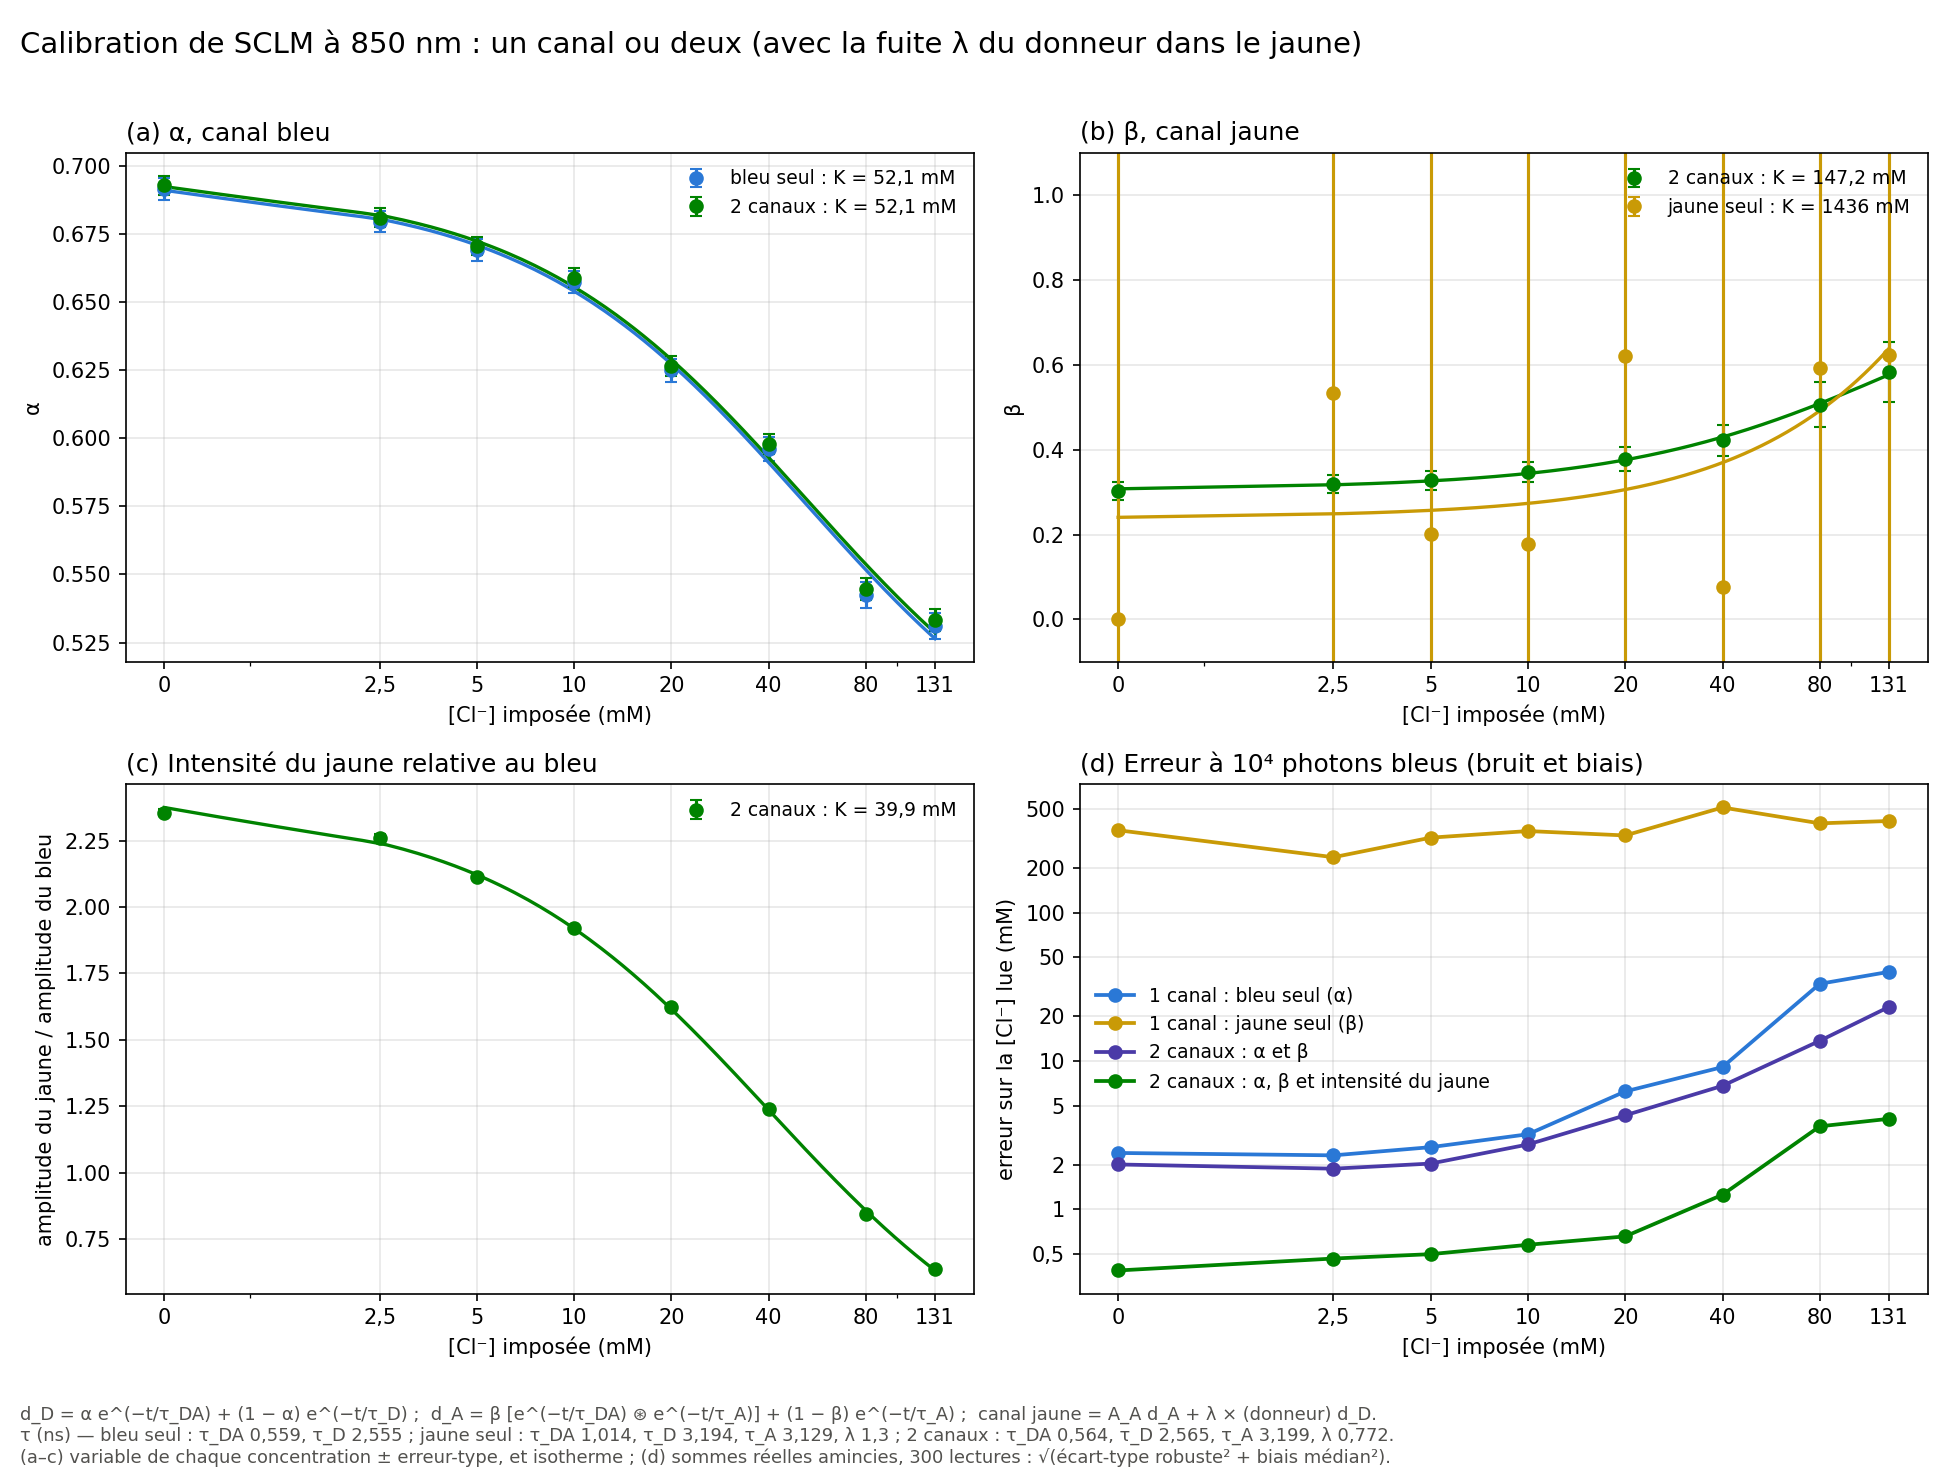

This chart was generated by the following Python code:
#!/usr/bin/env python3
"""
calibration_1_vs_2_canaux.py — calibration de SCLM à 850 nm (titration du 2026-10-16) : canal bleu seul, canal jaune
seul, ou les deux canaux.

Modèle de chaque canal (déclin ⊛ IRF mesurée du canal, décalée ; amplitude, décalage et fond par acquisition) :
    bleu  (donneur)    d_D(t) = α e^{-t/τ_DA} + (1 - α) e^{-t/τ_D}
    jaune (accepteur)  d_A(t) = β [e^{-t/τ_DA} ⊛ e^{-t/τ_A}] + (1 - β) e^{-t/τ_A}       (⊛ : convolution, t en ns)
    canal jaune mesuré = A_A d_A + λ · (photons du donneur) d_D     (fuite du donneur dans le jaune, λ commun)

Calibrations, chacune avec ses propres durées de vie :
    bleu seul   τ_DA, τ_D communs ; α par concentration
    jaune seul  τ_DA, τ_D, τ_A, λ communs ; β et α par concentration (fuite rapportée à A_A, faute de bleu)
    2 canaux    τ_DA commun aux deux canaux, τ_D, τ_A, λ ; α, β et amplitudes A_D, A_A par concentration ;
                la fuite vaut λ A_D d_D (le α du bleu)
Isotherme de chaque variable X (α, β, et ρ = A_A / A_D pour les deux canaux) : X(c) = X∞ + (X₀ - X∞)/(1 + c/K).

Mesure de [Cl⁻] : chaque somme (10 acquisitions) est amincie à N photons bleus (le jaune suit), puis lue par maximum
de vraisemblance de Poisson avec les constantes de sa calibration, fond et décalages connus, valeurs négatives gardées :
    bleu seul               α (amplitude libre) → [Cl⁻] par l'isotherme de α
    jaune seul              β (amplitude libre) → [Cl⁻] par l'isotherme de β
    2 canaux : α et β       [Cl⁻] directement, α(c) et β(c), amplitudes des deux canaux libres
    2 canaux : α, β et ρ    [Cl⁻] directement, et l'amplitude du jaune suit celle du bleu : A_A = ρ(c) A_D
Écart-type robuste des lectures, borne de Cramér-Rao, écart de la somme complète à l'isotherme.

Usage : python calibration_1_vs_2_canaux.py [--N 1e4] [--tirages 300]
Sorties : calibration_1_vs_2_canaux.png, calibration_1_vs_2_canaux_850nm.csv, calibration_1_vs_2_canaux_parametres.csv
"""
import argparse
import os
import sys
sys.path.insert(0, os.path.dirname(os.path.abspath(__file__)))
import numpy as np
import pandas as pd
from scipy.optimize import least_squares, curve_fit
from scipy.optimize._numdiff import approx_derivative
import matplotlib
matplotlib.use('Agg')
import matplotlib.pyplot as plt

from sclm_hybride import load, fit_irf, Fine, CONC, Params, dev_resid

LAMBDA = 850
NC = len(CONC)
COUL = {"bleu": "#2a78d6", "jaune": "#c99a06", "ab": "#4a3aa7", "abr": "#008300"}
NOM = {"bleu": "1 canal : bleu seul (α)", "jaune": "1 canal : jaune seul (β)",
       "ab": "2 canaux : α et β", "abr": "2 canaux : α, β et intensité du jaune"}


def iso(c, X0, Xinf, K):
    return Xinf + (X0 - Xinf) / (1.0 + np.asarray(c, float) / K)


def inv_iso(X, p):
    X0, Xinf, K = p
    return K * (X0 - X) / (X - Xinf)


def diso(c, p):
    X0, Xinf, K = p
    return -(X0 - Xinf) / K / (1.0 + c / K) ** 2


class Formes:
    """Déclins ⊛ IRF des deux canaux pour des durées de vie et des décalages donnés (vecteurs sur toute la grille)."""
    def __init__(self, d, irfp):
        self.d, self.irfp, self.E = d, irfp, Fine(d['T'], d['NB'])

    def bleu(self, tDA, tD, s):
        i = self.irfp[1]
        self.E.set_irf(self.E.irf(i['mu'] + s, i['sig'], i['weights'], i['taus']))
        return self.E.conv_exp(tDA), self.E.conv_exp(tD)                      # FRET, sans FRET

    def jaune(self, tDA, tA, tD, s):
        i = self.irfp[2]
        self.E.set_irf(self.E.irf(i['mu'] + s, i['sig'], i['weights'], i['taus']))
        yA, yDA, yD = self.E.conv_exp(tA), self.E.conv_exp(tDA), self.E.conv_exp(tD)
        return tDA * tA / (tA - tDA) * (yA - yDA), yA, yDA, yD               # FRET (convolution), directe, fuite (DA, D)


def calibrer(d, irfp, canaux):
    """Ajustement d'un ou des deux canaux sur les 8 concentrations ; renvoie paramètres, covariance, déviance par canal."""
    F, w = Formes(d, irfp), d['win'][1]
    P = Params()
    P.add('tDA', 0.5, 0.02, 2.0)
    if 'B' in canaux:
        P.add('tD', 2.8, 1.0, 6.0)
    if 'Y' in canaux:
        P.add('tA', 3.2, 1.0, 6.0); P.add('lam', 0.1, 0, 5)
        if 'B' not in canaux:
            P.add('tD', 2.8, 1.0, 6.0)
    for c in range(NC):
        if 'B' in canaux:
            P.add(f'sB{c}', 0.0, -0.3, 0.3); P.add(f'AB{c}', d['B'][c].max() / d['DT'], 0, np.inf)
            P.add(f'al{c}', 0.5, 0, 1); P.add(f'bgB{c}', 300.0, 0, np.inf)
        if 'Y' in canaux:
            P.add(f'sY{c}', 0.0, -0.3, 0.3); P.add(f'AY{c}', d['Y'][c].max() / d['DT'], 0, np.inf)
            P.add(f'be{c}', 0.3, 0, 1); P.add(f'bgY{c}', 300.0, 0, np.inf)
            if 'B' not in canaux:
                P.add(f'al{c}', 0.5, 0, 1)

    def resid(v):
        p = P.unpack(v)
        rB, rY = [], []
        for c in range(NC):
            if 'B' in canaux:
                b1, bD = F.bleu(p['tDA'], p['tD'], p[f'sB{c}'])
                m = p[f'AB{c}'] * (p[f'al{c}'] * b1 + (1 - p[f'al{c}']) * bD) + p[f'bgB{c}']
                rB.append(dev_resid(d['B'][c][w], m[w]))
            if 'Y' in canaux:
                ri, yA, yDA, yD = F.jaune(p['tDA'], p['tA'], p['tD'], p[f'sY{c}'])
                fuite = p['lam'] * p[f'AB{c}' if 'B' in canaux else f'AY{c}'] * (p[f'al{c}'] * yDA + (1 - p[f'al{c}']) * yD)
                m = p[f'AY{c}'] * (p[f'be{c}'] * ri + (1 - p[f'be{c}']) * yA) + fuite + p[f'bgY{c}']
                rY.append(dev_resid(d['Y'][c][w], m[w]))
        return np.concatenate(rB + rY)
    r = least_squares(resid, P.start, bounds=P.bounds, x_scale='jac', max_nfev=20000, xtol=1e-12, ftol=1e-12)
    dev, dof = float(np.sum(r.fun ** 2)), len(r.fun) - len(r.x)
    J = approx_derivative(resid, r.x, method='3-point', bounds=P.bounds)
    cov = np.linalg.pinv(J.T @ J) * dev / dof
    return dict(P=P, p=P.unpack(r.x), cov=cov, idx={n: i for i, n in enumerate(P.names)}, dev_ddl=dev / dof)


def isotherme(R, nom):
    """Isotherme de α (nom 'al'), β ('be') ou ρ = A_A/A_D ('rho'), pondérée par les erreurs-types de l'ajustement."""
    p, cov, idx = R['p'], R['cov'], R['idx']
    if nom == 'rho':
        x = np.array([p[f'AY{c}'] / p[f'AB{c}'] for c in range(NC)])
        se = []
        for c in range(NC):
            iY, iB = idx[f'AY{c}'], idx[f'AB{c}']
            g = np.array([1 / p[f'AB{c}'], -p[f'AY{c}'] / p[f'AB{c}'] ** 2])
            C = cov[np.ix_([iY, iB], [iY, iB])]
            se.append(float(np.sqrt(max(g @ C @ g, 1e-30))))
        se = np.array(se)
    else:
        x = np.array([p[f'{nom}{c}'] for c in range(NC)])
        se = np.array([np.sqrt(max(cov[idx[f'{nom}{c}'], idx[f'{nom}{c}']], 1e-30)) for c in range(NC)])
    se = np.maximum(se, 1e-3 * max(np.ptp(x), 1e-6))                          # valeurs collées à une borne
    try:
        pp, cc = curve_fit(iso, CONC, x, p0=[x[0], x[-1], 30.0], sigma=se, bounds=([-2, -2, 0.1], [5, 5, 1e4]), maxfev=20000)
        return dict(x=x, se=se, p=pp, se_K=float(np.sqrt(cc[2, 2])))
    except Exception:
        return dict(x=x, se=se, p=None, se_K=np.nan)


def main():
    ap = argparse.ArgumentParser()
    ap.add_argument('--N', type=float, default=1e4, help='photons bleus par acquisition')
    ap.add_argument('--tirages', type=int, default=300)
    a = ap.parse_args()
    ici = os.path.dirname(os.path.abspath(__file__))
    rng = np.random.default_rng(20261124)
    d = load(os.path.join(ici, f'irf_bruts_purs_{LAMBDA}nm.csv'))
    irfp = {1: fit_irf(d, 1, 2), 2: fit_irf(d, 2, 3)}
    w = d['win'][1]
    F = Formes(d, irfp)

    cal = {"bleu": calibrer(d, irfp, "B"), "jaune": calibrer(d, irfp, "Y"), "deux": calibrer(d, irfp, "BY")}
    I = {"bleu": {"al": isotherme(cal["bleu"], "al")}, "jaune": {"be": isotherme(cal["jaune"], "be")},
         "deux": {k: isotherme(cal["deux"], k) for k in ("al", "be", "rho")}}
    lignes_p = []
    for k, R in cal.items():
        p = R['p']
        txt = ", ".join(f"{n} = {p[n]:.3f} ns" for n in ("tDA", "tD", "tA") if n in p) + (f", λ = {p['lam']:.3f}" if 'lam' in p else "")
        print(f"{k:5s} : {txt} ; déviance/ddl {R['dev_ddl']:.1f}")
        for v, s in I[k].items():
            K = s['p'][2] if s['p'] is not None else np.nan
            print(f"       {v:3s} : {np.round(s['x'], 3)}  K = {K:.1f} mM")
            lignes_p.append(dict(calibration=k, variable={'al': 'alpha', 'be': 'beta', 'rho': 'A_A/A_D'}[v],
                                 tau_DA=p['tDA'], tau_D=p.get('tD', np.nan), tau_A=p.get('tA', np.nan), deviance_ddl=R['dev_ddl'],
                                 **{f'{c:g}mM': x for c, x in zip(CONC, s['x'])},
                                 X0=s['p'][0] if s['p'] is not None else np.nan, Xinf=s['p'][1] if s['p'] is not None else np.nan,
                                 K_mM=K, K_erreur_type=s['se_K']))
    pd.DataFrame(lignes_p).to_csv(os.path.join(ici, 'calibration_1_vs_2_canaux_parametres.csv'), index=False)

    # --- mesure de [Cl⁻] sur les sommes amincies
    pB, pY, p2 = cal["bleu"]['p'], cal["jaune"]['p'], cal["deux"]['p']
    ia, ib = I["bleu"]["al"]['p'], I["jaune"]["be"]['p']
    a2, b2, r2 = I["deux"]["al"]['p'], I["deux"]["be"]['p'], I["deux"]["rho"]['p']
    Kmin = min(x[2] for x in (a2, b2, r2))
    lignes = []
    for ic, c in enumerate(CONC):
        yB, yY = d['B'][ic][w], d['Y'][ic][w]
        q = a.N / yB.sum()
        tir = [(rng.binomial(yB.astype(np.int64), q).astype(float), rng.binomial(yY.astype(np.int64), q).astype(float))
               for _ in range(a.tirages)] + [(yB, yY)]                     # le dernier : somme complète
        # bases de chaque calibration pour cette acquisition
        b1, bD = (v[w] for v in F.bleu(pB['tDA'], pB['tD'], pB[f'sB{ic}']))
        XB, gB = np.c_[bD, b1 - bD], np.full(w.sum(), pB[f'bgB{ic}'])
        ri, yA, yDA, yD = (v[w] for v in F.jaune(pY['tDA'], pY['tA'], pY['tD'], pY[f'sY{ic}']))
        lY = pY['lam']                                     # μ = A_A [ (yA + λ yD) + β (ri − yA) + α λ (yDA − yD) ]
        XY, gY = np.c_[yA + lY * yD, ri - yA, lY * (yDA - yD)], np.full(w.sum(), pY[f'bgY{ic}'])
        b1_2, bD_2 = (v[w] for v in F.bleu(p2['tDA'], p2['tD'], p2[f'sB{ic}']))
        ri_2, yA_2, yDA_2, yD_2 = (v[w] for v in F.jaune(p2['tDA'], p2['tA'], p2['tD'], p2[f'sY{ic}']))
        l2 = p2['lam']
        gB2, gY2 = np.full(w.sum(), p2[f'bgB{ic}']), np.full(w.sum(), p2[f'bgY{ic}'])

        def mu2(cc, AB, AY, s):
            al, be = iso(cc, *a2), iso(cc, *b2)
            return np.r_[AB * (al * b1_2 + (1 - al) * bD_2) + s * gB2,
                         AY * (be * ri_2 + (1 - be) * yA_2) + l2 * AB * (al * yDA_2 + (1 - al) * yD_2) + s * gY2]

        def lire2(tB, tY, s, avec_rho):
            y = np.r_[tB, tY]
            AB0 = max(tB.sum() - s * gB2.sum(), 1.0) / (0.5 * (b1_2 + bD_2)).sum()
            AY0 = max(tY.sum() - s * gY2.sum(), 1.0) / yA_2.sum()
            if avec_rho:
                f = lambda th: dev_resid(y, np.maximum(mu2(th[0], np.exp(th[1]), iso(th[0], *r2) * np.exp(th[1]), s), 1e-9))
                th0, lo, hi = [20.0, np.log(AB0)], [-0.9 * Kmin, -np.inf], [3000.0, np.inf]
            else:
                f = lambda th: dev_resid(y, np.maximum(mu2(th[0], np.exp(th[1]), np.exp(th[2]), s), 1e-9))
                th0, lo, hi = [20.0, np.log(AB0), np.log(AY0)], [-0.9 * Kmin, -np.inf, -np.inf], [3000.0, np.inf, np.inf]
            return least_squares(f, th0, bounds=(lo, hi), x_scale='jac', max_nfev=400).x[0]

        lus = {k: [] for k in NOM}
        for j, (tB, tY) in enumerate(tir):
            s = 1.0 if j == len(tir) - 1 else q
            # un canal : μ = θ₁ u + θ₂ v + fond connu ; α (ou β) = θ₂ / θ₁
            thB = _lin_fond(tB, XB, s * gB)
            thY = _lin_fond(tY, XY, s * gY)
            lus["bleu"].append(inv_iso(thB[1] / thB[0], ia))
            lus["jaune"].append(inv_iso(thY[1] / thY[0], ib))
            lus["ab"].append(lire2(tB, tY, s, False))
            lus["abr"].append(lire2(tB, tY, s, True))
        # bornes de Cramér-Rao (information de Fisher, fond compris), au point de l'isotherme
        cr = {}
        AB_, AY_ = pB[f'AB{ic}'] * q, pY[f'AY{ic}'] * q
        al_, be_ = iso(c, *ia), iso(c, *ib)
        XYf = np.c_[XY[:, 0] + pY[f'al{ic}'] * XY[:, 2], XY[:, 1]]
        for k, (X, A_, x_, g_, dx) in {"bleu": (XB, AB_, al_, q * gB, diso(c, ia)), "jaune": (XYf, AY_, be_, q * gY, diso(c, ib))}.items():
            m = A_ * (X[:, 0] + x_ * X[:, 1]) + g_
            D = np.c_[A_ * X[:, 1], X[:, 0] + x_ * X[:, 1]]
            cr[k] = np.sqrt(np.linalg.inv((D.T / m) @ D)[0, 0]) / abs(dx)
        AB2, AY2 = p2[f'AB{ic}'] * q, p2[f'AY{ic}'] * q
        for k, avec_rho in (("ab", False), ("abr", True)):
            h = 1e-3 * max(c, 1.0)
            if avec_rho:
                g = lambda th: mu2(th[0], th[1], iso(th[0], *r2) * th[1], q)
                th0 = np.array([c, AB2])
            else:
                g = lambda th: mu2(th[0], th[1], th[2], q)
                th0 = np.array([c, AB2, AY2])
            m = g(th0)
            D = np.array([(g(th0 + e) - g(th0 - e)) / (2 * e[i]) for i, e in enumerate(np.diag([h] + [1e-4 * x for x in th0[1:]]))]).T
            cr[k] = np.sqrt(np.linalg.inv((D.T / m) @ D)[0, 0])
        for k in NOM:
            v = np.asarray(lus[k][:-1], float)
            v = v[np.isfinite(v)]
            sd = (np.percentile(v, 75) - np.percentile(v, 25)) / 1.349
            bm = float(np.median(v) - c)
            lignes.append(dict(cl_mM=c, lecture=NOM[k], N_bleu=a.N, ecart_type_robuste=sd, biais_median=bm,
                               erreur_totale=float(np.hypot(sd, bm)), cramer_rao=cr[k], ecart_isotherme=lus[k][-1] - c))
        t = pd.DataFrame(lignes[-4:]).set_index('lecture')
        print(f"  {c:5.1f} mM : " + " · ".join(f"{k} σ {t.loc[NOM[k], 'ecart_type_robuste']:.2f}, biais {t.loc[NOM[k], 'biais_median']:+.2f}, "
                                              f"erreur {t.loc[NOM[k], 'erreur_totale']:.2f}" for k in NOM))
    res = pd.DataFrame(lignes)
    res.to_csv(os.path.join(ici, f'calibration_1_vs_2_canaux_{LAMBDA}nm.csv'), index=False)
    figure(ici, cal, I, res, a)


def _lin_fond(y, X, fond, it=60):
    """Poisson, lien identité, fond connu : μ = X θ + fond (θ de signe libre)."""
    th = np.linalg.lstsq(X, np.maximum(y - fond, 0.5), rcond=None)[0]
    for _ in range(it):
        mu = np.maximum(X @ th + fond, 1e-9)
        wX = X / mu[:, None]
        step = np.linalg.solve(X.T @ wX, wX.T @ (y - mu))
        a = 1.0
        while np.any(X @ (th + a * step) + fond <= 0) and a > 1e-4:
            a /= 2
        th = th + a * step
        if np.max(np.abs(a * step)) < 1e-10 * max(1.0, np.max(np.abs(th))):
            break
    return th


def figure(ici, cal, I, res, a):
    virg = lambda x: f'{x:g}'.replace('.', ',')
    fig, axes = plt.subplots(2, 2, figsize=(13, 9.8))
    cc = np.linspace(0, 131, 400)

    def courbe(ax, s, col, nom):
        ax.errorbar(CONC, s['x'], yerr=s['se'], fmt='o', color=col, ms=6, capsize=3,
                    label=nom + (f" : K = {virg(round(s['p'][2], 1))} mM" if s['p'] is not None else ""))
        if s['p'] is not None:
            ax.plot(cc, iso(cc, *s['p']), color=col, lw=1.6)

    def axe_c(ax):
        ax.set_xscale('symlog', linthresh=2.5, linscale=0.6)
        ax.set_xticks(CONC); ax.set_xticklabels([virg(c) for c in CONC])
        ax.set_xlabel('[Cl⁻] imposée (mM)'); ax.grid(True, alpha=0.3)

    ax = axes[0, 0]
    courbe(ax, I["bleu"]["al"], COUL["bleu"], "bleu seul")
    courbe(ax, I["deux"]["al"], COUL["abr"], "2 canaux")
    axe_c(ax); ax.set_ylabel('α'); ax.legend(frameon=False, fontsize=9)
    ax.set_title('(a) α, canal bleu', loc='left', fontsize=12)
    ax = axes[0, 1]
    courbe(ax, I["deux"]["be"], COUL["abr"], "2 canaux")
    courbe(ax, I["jaune"]["be"], COUL["jaune"], "jaune seul")          # par-dessus : ses points à β = 0 restent visibles
    axe_c(ax); ax.set_ylabel('β'); ax.legend(frameon=False, fontsize=9)
    ax.set_ylim(-0.1, 1.1)                       # le jaune seul a des erreurs-types de ±16 : β n'y est pas déterminé
    ax.set_title('(b) β, canal jaune', loc='left', fontsize=12)
    ax = axes[1, 0]
    courbe(ax, I["deux"]["rho"], COUL["abr"], "2 canaux")
    axe_c(ax); ax.set_ylabel('amplitude du jaune / amplitude du bleu'); ax.legend(frameon=False, fontsize=9)
    ax.set_title('(c) Intensité du jaune relative au bleu', loc='left', fontsize=12)
    ax = axes[1, 1]
    for k, nom in NOM.items():
        s = res[res.lecture == nom]
        ax.plot(s.cl_mM, s.erreur_totale, 'o-', color=COUL[k], ms=6, lw=1.8, label=nom)
    axe_c(ax); ax.set_yscale('log')
    lo, hi = np.nanmin(res.erreur_totale.values), np.nanmax(res.erreur_totale.values)
    yt = [v for v in (0.1, 0.2, 0.5, 1, 2, 5, 10, 20, 50, 100, 200, 500) if lo / 1.5 <= v <= hi * 1.5]
    ax.set_yticks(yt); ax.set_yticklabels([virg(v) for v in yt]); ax.minorticks_off()
    ax.set_ylabel('erreur sur la [Cl⁻] lue (mM)')
    ax.set_title(f'(d) Erreur à 10⁴ photons bleus (bruit et biais)', loc='left', fontsize=12)
    ax.legend(frameon=False, fontsize=9)
    p = {k: R['p'] for k, R in cal.items()}
    fig.suptitle('Calibration de SCLM à 850 nm : un canal ou deux (avec la fuite λ du donneur dans le jaune)', x=0.01, ha='left', fontsize=14)
    fig.text(0.01, 0.005,
             "d_D = α e^(−t/τ_DA) + (1 − α) e^(−t/τ_D) ;  d_A = β [e^(−t/τ_DA) ⊛ e^(−t/τ_A)] + (1 − β) e^(−t/τ_A) ;  "
             "canal jaune = A_A d_A + λ × (donneur) d_D.\n"
             f"τ (ns) — bleu seul : τ_DA {virg(round(p['bleu']['tDA'], 3))}, τ_D {virg(round(p['bleu']['tD'], 3))} ; "
             f"jaune seul : τ_DA {virg(round(p['jaune']['tDA'], 3))}, τ_D {virg(round(p['jaune']['tD'], 3))}, τ_A {virg(round(p['jaune']['tA'], 3))}, λ {virg(round(p['jaune']['lam'], 3))} ; "
             f"2 canaux : τ_DA {virg(round(p['deux']['tDA'], 3))}, τ_D {virg(round(p['deux']['tD'], 3))}, τ_A {virg(round(p['deux']['tA'], 3))}, λ {virg(round(p['deux']['lam'], 3))}.\n"
             "(a–c) variable de chaque concentration ± erreur-type, et isotherme ; (d) sommes réelles amincies, "
             f"{a.tirages} lectures : √(écart-type robuste² + biais médian²).", fontsize=8.6, color='#52514e')
    fig.tight_layout(rect=(0, 0.06, 1, 0.97))
    fig.savefig(os.path.join(ici, 'calibration_1_vs_2_canaux.png'), dpi=150)
    print('Figure écrite : calibration_1_vs_2_canaux.png')


if __name__ == '__main__':
    main()
